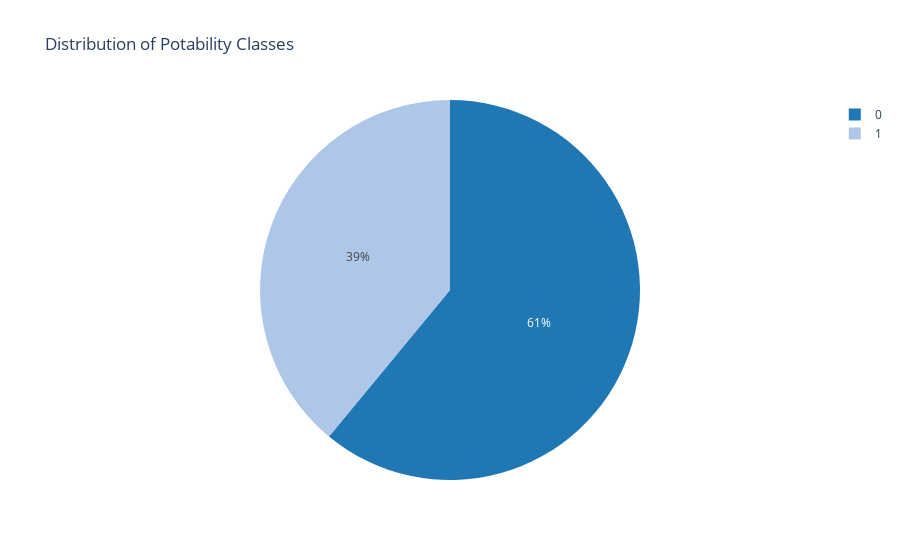

Notebook code cell kept with this figure:
### Markdown cell above
### 🔹Oversampling

### Code cell
# Calculate potability counts
potability_counts = water['Potability'].value_counts()

fig0 = px.pie(names=potability_counts.index,
values=potability_counts.values,
title='Distribution of Potability Classes',
labels={'names': 'Potability'})

# Update pie chart colors
fig0.update_traces(marker=dict(colors=['#1f77b4', '#aec7e8']))  # Blue colors

fig0.show()

### Figure 1 — Plotly figure (JSON) as saved in the notebook; plotly's stock layout.template omitted (floating-point values rounded to 4 significant figures)
{"data": [{"domain": {"x": [0, 1], "y": [0, 1]}, "hovertemplate": "Potability=%{label}<br>value=%{value}<extra></extra>", "labels": [0, 1], "legendgroup": "", "marker": {"colors": ["#1f77b4", "#aec7e8"]}, "name": "", "showlegend": true, "type": "pie", "values": [1998, 1278]}], "layout": {"legend": {"tracegroupgap": 0}, "title": {"text": "Distribution of Potability Classes"}}}
